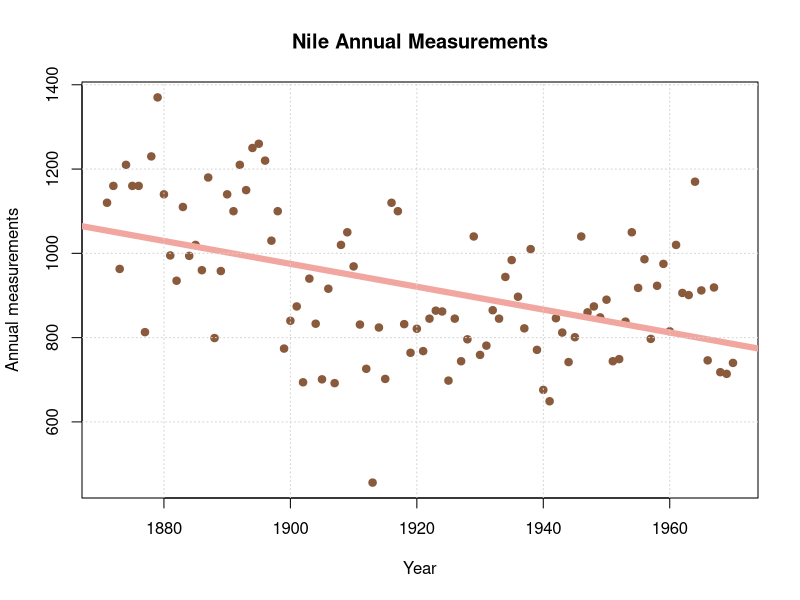
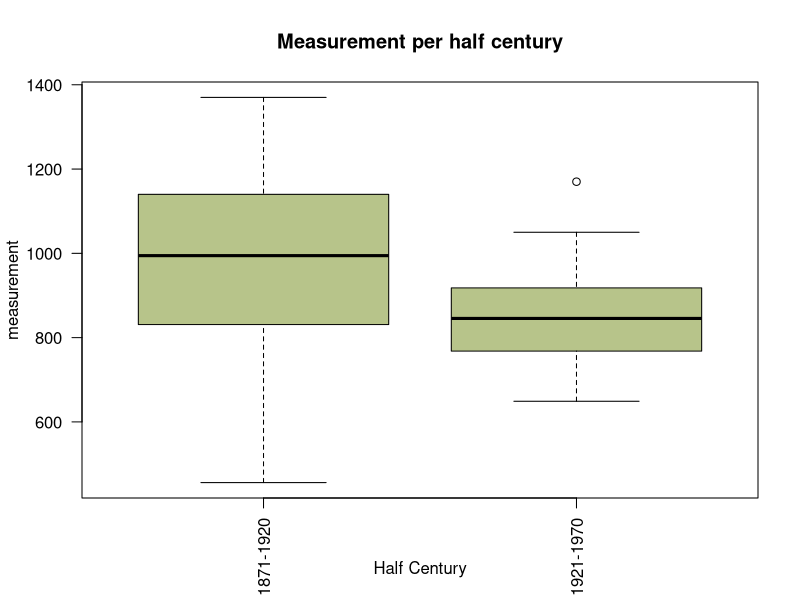

Generate these figures, in order, with R:
## ---- chunk 1
data(Nile)
class(Nile)

str(Nile)

Nile
## ---- chunk 2
# Basic scatter plot

plot(Nile,
     main = "Nile Annual Measurements",
     xlab = "Year",
     ylab = "Annual measurements",
     type="p",
     pch = 19,     # Solid circle points
     col = "#8a5a3c")   # Point color

# Add a linear trend line
model <- lm(Nile ~ time(Nile))
abline(model, col = "#F1A7A0", lwd = 6)

# Optional: Add a grid for better readability
grid()
## ---- chunk 3
# 1. Convert the Nile time-series to a Data Frame
df <- data.frame(
  Year = as.numeric(time(Nile)), # Extracts the years (1871-1970)
  Flow = as.numeric(Nile)        # Extracts the river flow values
)

# 2. Now your logic works perfectly!
df$HalfCentury <- ifelse(df$Year <= 1920, "1871-1920", "1921-1970")

# 3. View the result
head(df, 10)
## ---- chunk 4
boxplot(Flow ~ HalfCentury, data = df,
        xlab = "Half Century", ylab = "measurement",
        main = "Measurement per half century",
        col = "#b7c48a", las = 2)
